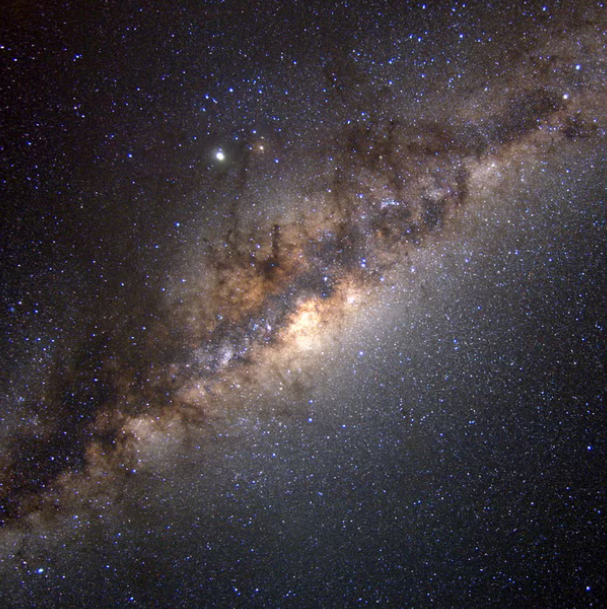
#> input picture Midterm Presentation/images/milkyway2.png, 607 x 609 px, found by its file name
$ python color_texture_intersection.py
#> lines starting #> are read from the running program, lines starting #| are printed output that depends on the picture
import cv2
import numpy as np
import matplotlib.pyplot as plt
from matplotlib.gridspec import GridSpec
from skimage.feature import local_binary_pattern

query_image = cv2.imread('images/milkyway2.png')
#> query_image is the input picture: shape (609, 607, 3); mean B, G, R 62.9, 58.5, 65.2
database_images = {
    "Milky Way": cv2.imread('images/milkyway1.png'),
    "Aurora": cv2.imread('images/aurora1.png'),
    "Ocean": cv2.imread('images/ocean1.png'),
    "Sunset": cv2.imread('images/sunset1.png')
}
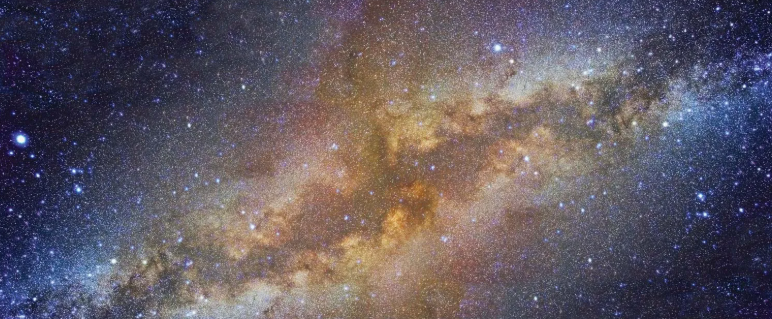
#> input picture Midterm Presentation/images/milkyway1.png, 772 x 319 px, found by its file name
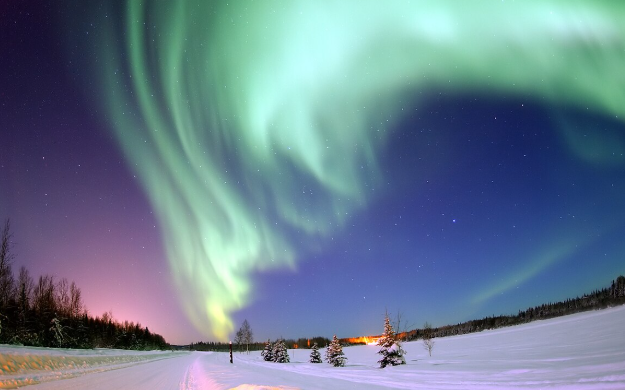
#> input picture Midterm Presentation/images/aurora1.png, 625 x 390 px, found by its file name
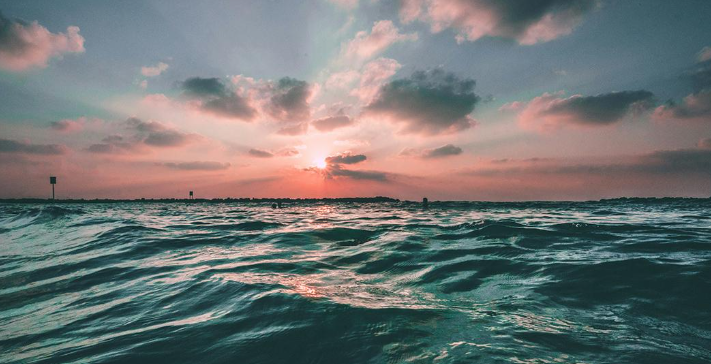
#> input picture Midterm Presentation/images/ocean1.png, 711 x 364 px, found by its file name
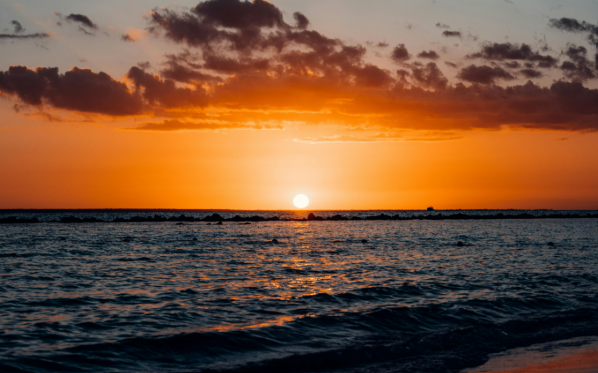
#> input picture Midterm Presentation/images/sunset1.png, 598 x 373 px, found by its file name

r = 3
n_points = 8 * r
METHOD = 'uniform'

def compute_3d_hist(image, bins=(8,8,8)):
    hist = cv2.calcHist([image], [0,1,2], None, bins, [0,256,0,256,0,256])
    hist = hist / hist.sum()
    return hist

def compute_lbp_hist(gray_image, n_points, radius, method, n_bins):
#> called with n_points = 24, radius = 3, method = 'uniform', n_bins = 26
    lbp = local_binary_pattern(gray_image, n_points, radius, method)
    hist = np.histogram(lbp.ravel(), bins=n_bins, range=(0, n_bins))[0]
#> hist = 26 values, max 211387 at index 25, min 1662 at index 14, mean 14217.8
    hist = hist / hist.sum()
#> hist = 26 values, max 0.572 at index 25, min 0.0045 at index 14, mean 0.0385
    return hist

def histogram_intersection(hist1, hist2):
    return np.minimum(hist1, hist2).sum()

query_color_hist = compute_3d_hist(query_image)
query_gray = cv2.cvtColor(query_image, cv2.COLOR_BGR2GRAY)
query_lbp_hist = compute_lbp_hist(query_gray, n_points, r, METHOD, n_points + 2)
#> query_lbp_hist has the same summary as hist in compute_lbp_hist

scores = {}
for name, img in database_images.items():
    db_color_hist = compute_3d_hist(img)
    color_score = histogram_intersection(query_color_hist, db_color_hist)

    db_gray = cv2.cvtColor(img, cv2.COLOR_BGR2GRAY)
    db_lbp_hist = compute_lbp_hist(db_gray, n_points, r, METHOD, n_points + 2)
    texture_score = histogram_intersection(query_lbp_hist, db_lbp_hist)

    combined_score = (color_score + texture_score) / 2
    scores[name] = combined_score
#> this loop made 4 passes
#> (name, color_score, texture_score, combined_score) on passes 1 to 4: ('Milky Way', 0.437, 0.924, 0.68), ('Aurora', 0.21, 0.604, 0.407), ('Ocean', 0.195, 0.756, 0.476), ('Sunset', 0.468, 0.66, 0.564)
#> pass 1, in compute_lbp_hist (call 2), `lbp = local_binary_pattern(gray_image, n_points, radius, method)`:
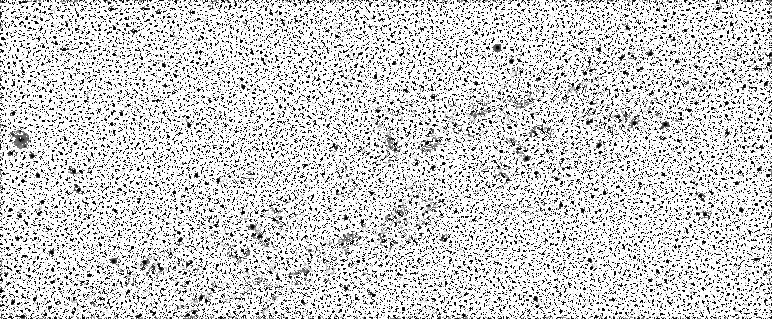
#> lbp: shape (319, 772) float64; min 0, max 25, mean 20.3; drawn with min black and max white
#> after the loop:
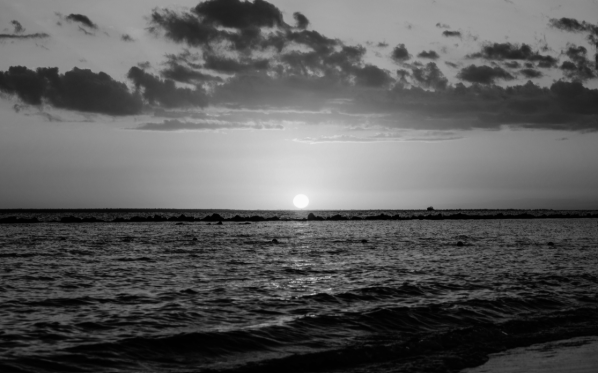
#> db_gray: shape (373, 598); min 0, max 250, mean 90.3
#> after the loop, scores = {'Milky Way': 0.68, 'Aurora': 0.407, 'Ocean': 0.476, 'Sunset': 0.564}

n_db = len(database_images)
#> n_db = 4
fig = plt.figure(figsize=(15, 6))
gs = GridSpec(2, n_db, height_ratios=[1, 1.2])

ax_query = fig.add_subplot(gs[0, n_db//2])
ax_query.imshow(cv2.cvtColor(query_image, cv2.COLOR_BGR2RGB))
ax_query.set_title("Query Image")
ax_query.axis("off")

for i, (name, img) in enumerate(database_images.items()):
    ax_db = fig.add_subplot(gs[1, i])
    ax_db.imshow(cv2.cvtColor(img, cv2.COLOR_BGR2RGB))
    ax_db.set_title(f"{name}\nScore: {scores[name]:.3f}")
    ax_db.axis("off")
#> this loop made 4 passes
#> name on passes 1 to 4: 'Milky Way', 'Aurora', 'Ocean', 'Sunset'

plt.tight_layout()
plt.show()
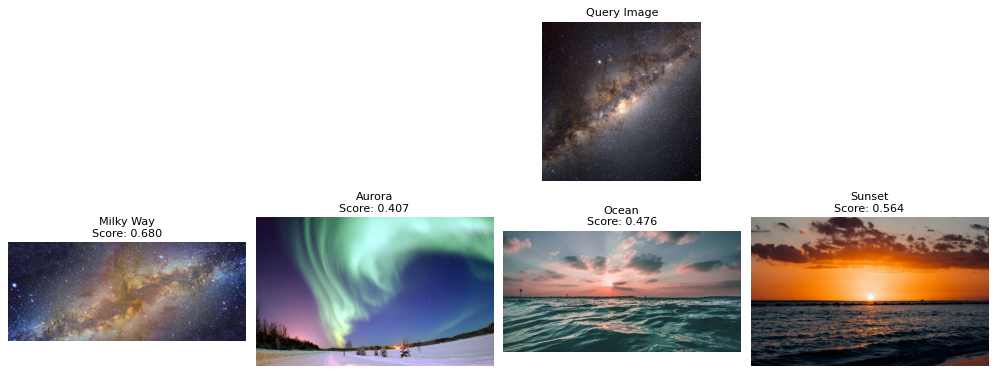
#> figure drawn by matplotlib, 5 panels
